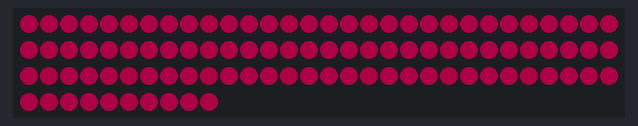
Bench run of a sketch on a simulated Arduino Uno, built with avr-gcc and run on an emulated ATmega328P. On the bench: 100 RGB LEDs in strip order, left to right, continuing on the next row. Dim RGB values are drawn brighter than linear.

Above: at 0.1 s.

The sketch:

rgb-led-tesing.ino
```cpp
#include <FastLED.h>
#include <EEPROM.h>

#define LED_PIN 11
#define NUM_LEDS 100

CRGB leds[NUM_LEDS];


void setup() {
  FastLED.addLeds<WS2812, LED_PIN, GRB>(leds, NUM_LEDS);
}


void loop() {
  showLeds();

  delay(10);
}


void showLeds() {
  for (int i = 0; i < NUM_LEDS; i++) {
    leds[i] =  CRGB(50, 0, 20);
  }
  // FastLED.setBrightness(currentColor.brightness.value);


  FastLED.show();
}
```
